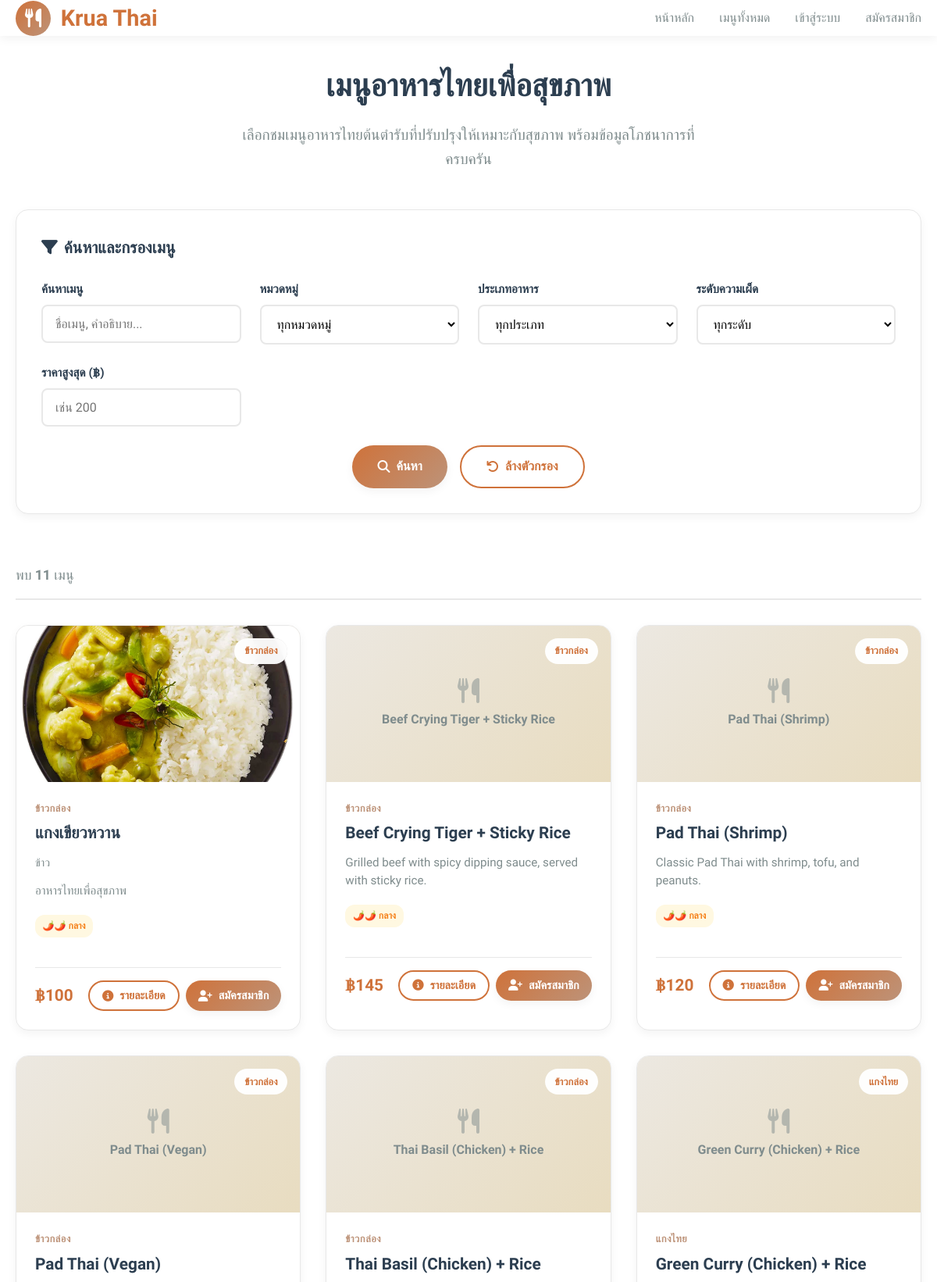
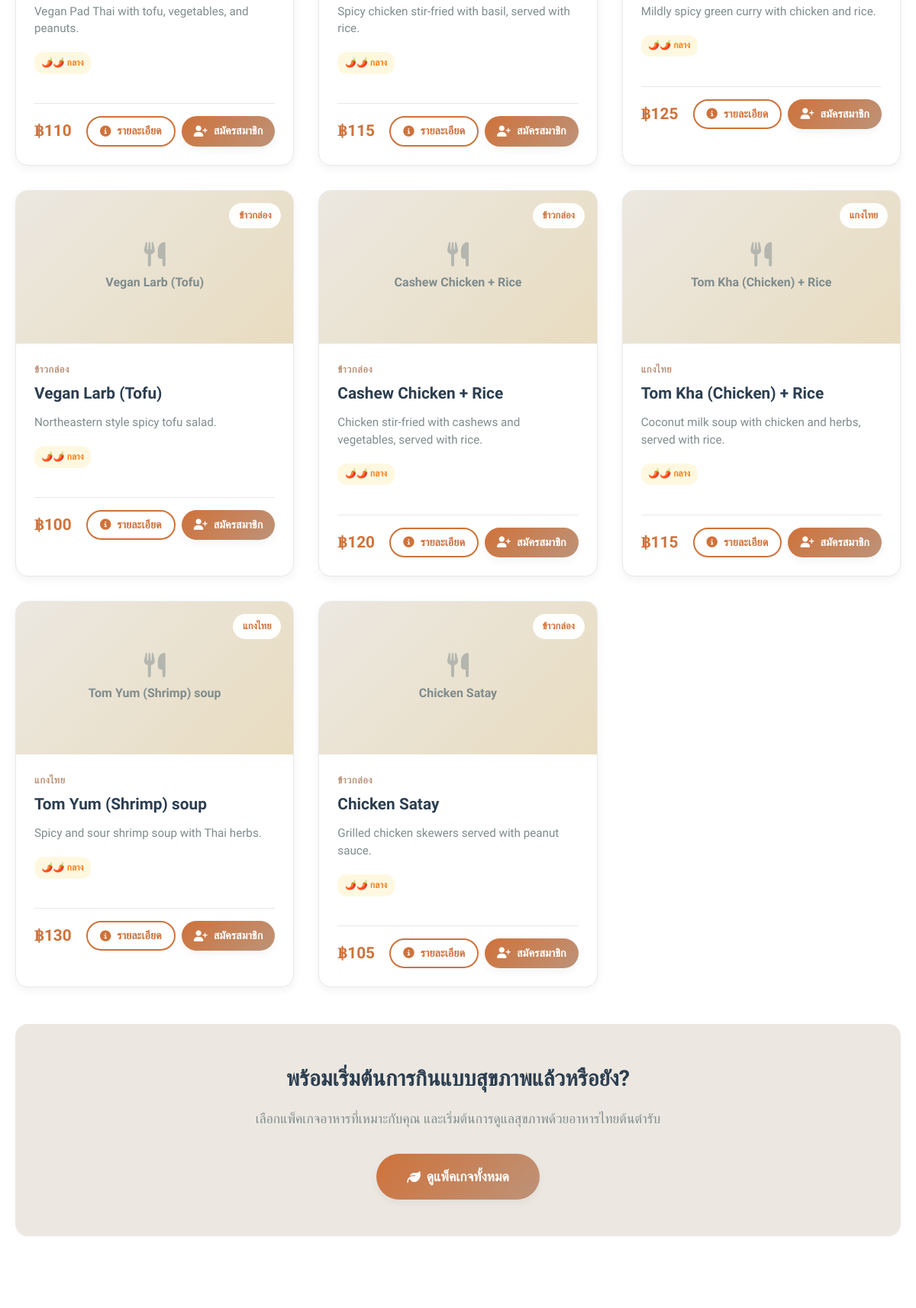
/KruaThai/menus.php (upper part), run on the app's committed database (2 pictures, top to bottom).
### tables this page shows
CREATE TABLE `menus` (
  `id` char(36) NOT NULL,
  `category_id` char(36) DEFAULT NULL,
  `name` varchar(200) NOT NULL,
  `name_thai` varchar(200) DEFAULT NULL,
  `description` text,
  `ingredients` text,
  `cooking_method` text,
  `main_image_url` varchar(500) DEFAULT NULL,
  `gallery_images` json DEFAULT NULL,
  `base_price` decimal(8,2) NOT NULL,
  `portion_size` varchar(50) DEFAULT 'Regular',
  `preparation_time` int(11) DEFAULT '15',
  `calories_per_serving` int(11) DEFAULT NULL,
  `protein_g` decimal(5,2) DEFAULT NULL,
  `carbs_g` decimal(5,2) DEFAULT NULL,
  `fat_g` decimal(5,2) DEFAULT NULL,
  `fiber_g` decimal(5,2) DEFAULT NULL,
  `sodium_mg` decimal(7,2) DEFAULT NULL,
  `sugar_g` decimal(5,2) DEFAULT NULL,
  `health_benefits` json DEFAULT NULL,
  `dietary_tags` json DEFAULT NULL,
  `spice_level` enum('mild','medium','hot','extra_hot') DEFAULT 'medium',
  `is_available` tinyint(1) DEFAULT '1',
  `is_featured` tinyint(1) DEFAULT '0',
  `is_seasonal` tinyint(1) DEFAULT '0',
  `availability_start` date DEFAULT NULL,
  `availability_end` date DEFAULT NULL,
  `slug` varchar(255) DEFAULT NULL,
  `meta_description` text,
  `created_at` timestamp NOT NULL DEFAULT CURRENT_TIMESTAMP,
  `updated_at` timestamp NOT NULL DEFAULT CURRENT_TIMESTAMP ON UPDATE CURRENT_TIMESTAMP
);

CREATE TABLE `menu_categories` (
  `id` char(36) NOT NULL,
  `name` varchar(100) NOT NULL,
  `name_thai` varchar(100) DEFAULT NULL,
  `description` text,
  `image_url` varchar(500) DEFAULT NULL,
  `sort_order` int(11) DEFAULT '0',
  `is_active` tinyint(1) DEFAULT '1',
  `created_at` timestamp NOT NULL DEFAULT CURRENT_TIMESTAMP,
  `updated_at` timestamp NOT NULL DEFAULT CURRENT_TIMESTAMP ON UPDATE CURRENT_TIMESTAMP
);

### KruaThai/menus.php (the view, shortened to what this page needs)
<?php
require_once 'config/database.php';
$is_logged_in = isset($_SESSION['user_id']);
try {
    $search = $_GET['search'] ?? '';
    $max_price = $_GET['max_price'] ?? '';
    $where_conditions = ["m.is_available = 1"];
    $params = [];
    $where_clause = "WHERE " . implode(" AND ", $where_conditions);
    $sql = "
        SELECT m.*, c.name AS category_name, c.name_thai AS category_name_thai
        FROM menus m
        LEFT JOIN menu_categories c ON m.category_id = c.id
        $where_clause
        ORDER BY m.is_featured DESC, m.updated_at DESC
    ";
    $stmt = $pdo->prepare($sql);
    $stmt->execute($params);
    $menus = $stmt->fetchAll(PDO::FETCH_ASSOC);
} catch (Exception $e) {
    error_log("Menus page error: " . $e->getMessage());
    $menus = [];
    $categories = [];
    $available_diets = [];
}
$max_menu_price = 500;
try {
    $stmt = $pdo->prepare("SELECT MAX(base_price) FROM menus WHERE is_available = 1");
    $stmt->execute();
    $max_menu_price = $stmt->fetchColumn() ?: 500;
} catch (Exception $e) {
}
?>
<!DOCTYPE html>
<html lang="th">
<head>
    <link href="https://cdnjs.cloudflare.com/ajax/libs/font-awesome/6.4.0/css/all.min.css" rel="stylesheet">
</head>
<body>
    <header>
        <nav class="container">
            <a href="index.php" class="logo">
                <div class="logo-icon">
                    <i class="fas fa-utensils"></i>
                </div>
                <span>Krua Thai</span>
            </a>
            <div class="nav-links">
                <a href="index.php">หน้าหลัก</a>
                <a href="menus.php">เมนูทั้งหมด</a>
                <?php if ($is_logged_in): ?>
                    <a href="dashboard.php">บัญชีของฉัน</a>
                    <a href="logout.php">ออกจากระบบ</a>
                <?php else: ?>
                    <a href="login.php">เข้าสู่ระบบ</a>
                    <a href="register.php">สมัครสมาชิก</a>
                <?php endif; ?>
            </div>
        </nav>
    </header>
    <main class="main-content">
        <div class="container">
            <div class="page-header">
                <h1 class="page-title">เมนูอาหารไทยเพื่อสุขภาพ</h1>
                <p class="page-subtitle">
                    เลือกชมเมนูอาหารไทยต้นตำรับที่ปรับปรุงให้เหมาะกับสุขภาพ
                    พร้อมข้อมูลโภชนาการที่ครบครัน
                </p>
            </div>
            <div class="filters-section">
                <h2 class="filters-title">
                    <i class="fas fa-filter"></i>
                    ค้นหาและกรองเมนู
                </h2>
                <form method="GET" action="" id="filterForm">
                    <div class="filters-grid">
                        <div class="filter-group">
                            <label class="filter-label">ค้นหาเมนู</label>
                            <input type="text"
                                   name="search"
                                   class="filter-input"
                                   placeholder="ชื่อเมนู, คำอธิบาย..."
                                   value="<?php echo htmlspecialchars($search); ?>">
                        </div>
                        <div class="filter-group">
                            <label class="filter-label">หมวดหมู่</label>
                            <select name="category_id" class="filter-select">
                                <option value="">ทุกหมวดหมู่</option>
                            </select>
                        </div>
                        <div class="filter-group">
                            <label class="filter-label">ประเภทอาหาร</label>
                            <select name="diet" class="filter-select">
                                <option value="">ทุกประเภท</option>
                            </select>
                        </div>
                        <div class="filter-group">
                            <label class="filter-label">ระดับความเผ็ด</label>
                            <select name="spice" class="filter-select">
                                <option value="">ทุกระดับ</option>
                            </select>
                        </div>
                        <div class="filter-group">
                            <label class="filter-label">ราคาสูงสุด (฿)</label>
                            <input type="number"
                                   name="max_price"
                                   class="filter-input"
                                   placeholder="เช่น 200"
                                   min="0"
                                   max="<?php echo $max_menu_price; ?>"
                                   value="<?php echo htmlspecialchars($max_price); ?>">
                        </div>
                    </div>
                    <div class="filter-actions">
                        <button type="submit" class="btn btn-primary">
                            <i class="fas fa-search"></i>
                            ค้นหา
                        </button>
                        <a href="menus.php" class="btn btn-secondary">
                            <i class="fas fa-undo"></i>
                            ล้างตัวกรอง
                        </a>
                    </div>
                </form>
            </div>
            <div class="results-header">
                <div class="results-count">
                    พบ <strong><?php echo count($menus); ?></strong> เมนู
                </div>
            </div>
            <div class="menus-grid">
                <?php if (empty($menus)): ?>
                    <div class="empty-state" style="grid-column: 1 / -1;">
                        <i class="fas fa-utensils"></i>
                        <h3>ไม่พบเมนูที่ค้นหา</h3>
                        <p>ลองเปลี่ยนคำค้นหาหรือปรับเงื่อนไขการกรอง</p>
                        <a href="menus.php" class="btn btn-primary" style="margin-top: 1rem;">
                            ดูเมนูทั้งหมด
                        </a>
                    </div>
                <?php else: ?>
                    <?php foreach ($menus as $menu): ?>
                        <?php
                        $spice_labels = [
                            'mild' => 'ไม่เผ็ด',
                            'medium' => 'กลาง',
                            'hot' => 'เผ็ด',
                            'extra_hot' => 'เผ็ดมาก'
                        ];
                        $spice_icons = [
                            'mild' => '🌶️',
                            'medium' => '🌶️🌶️',
                            'hot' => '🌶️🌶️🌶️',
                            'extra_hot' => '🌶️🌶️🌶️🌶️'
                        ];
                        ?>
                        <div class="menu-card">
                            <div class="menu-image">
                                <?php if ($menu['main_image_url']): ?>
                                    <img src="<?php echo htmlspecialchars($menu['main_image_url']); ?>"
                                         alt="<?php echo htmlspecialchars($menu['name']); ?>"
                                         loading="lazy">
                                <?php else: ?>
                                    <div style="text-align: center;">
                                        <i class="fas fa-utensils" style="font-size: 2rem; margin-bottom: 0.5rem; opacity: 0.5;"></i>
                                        <br><?php echo htmlspecialchars($menu['name_thai'] ?: $menu['name']); ?>
                                    </div>
                                <?php endif; ?>
                                <?php if ($menu['category_name']): ?>
                                    <div class="menu-badge">
                                        <?php echo htmlspecialchars($menu['category_name_thai'] ?: $menu['category_name']); ?>
                                    </div>
                                <?php endif; ?>
                            </div>
                            <div class="menu-content">
                                <?php if ($menu['category_name']): ?>
                                    <div class="menu-category">
                                        <?php echo htmlspecialchars($menu['category_name_thai'] ?: $menu['category_name']); ?>
                                    </div>
                              <?php endif; ?>
                                <h3 class="menu-title">
                                    <?php echo htmlspecialchars($menu['name_thai'] ?: $menu['name']); ?>
                                </h3>
                                <?php if ($menu['name_thai'] && $menu['name']): ?>
                                    <div class="menu-title-en">
                                        <?php echo htmlspecialchars($menu['name']); ?>
                                    </div>
                                <?php endif; ?>
                                <p class="menu-description">
                                    <?php echo htmlspecialchars($menu['description'] ?: 'อาหารไทยเพื่อสุขภาพ'); ?>
                                </p>
                                <div class="menu-tags">
                                    <?php if ($menu['spice_level']): ?>
                                        <span class="spice-tag spice-<?php echo $menu['spice_level']; ?>">
                                            <?php echo $spice_icons[$menu['spice_level']] ?? '🌶️'; ?>
                                            <?php echo $spice_labels[$menu['spice_level']] ?? 'กลาง'; ?>
                                        </span>
                                    <?php endif; ?>
                                </div>
                                <div class="menu-footer">
                                    <div class="menu-price">
                                        ฿<?php echo number_format($menu['base_price'], 0); ?>
                                    </div>
                                    <div class="menu-actions">
                                        <button type="button"
                                                class="btn btn-secondary btn-sm"
                                                onclick="showMenuModal('<?php echo $menu['id']; ?>')">
                                            <i class="fas fa-info-circle"></i>
                                            รายละเอียด
                                        </button>
                                        <?php if ($is_logged_in): ?>
                                            <a href="meal-selection.php?single=<?php echo $menu['id']; ?>"
                                               class="btn btn-primary btn-sm">
                                                <i class="fas fa-cart-plus"></i>
                                                สั่งเลย
                                            </a>
                                        <?php else: ?>
                                            <a href="register.php?menu=<?php echo $menu['id']; ?>"
                                               class="btn btn-primary btn-sm">
                                                <i class="fas fa-user-plus"></i>
                                                สมัครสมาชิก
                                            </a>
                                        <?php endif; ?>
                                    </div>
                                </div>
                            </div>
                        </div>
                    <?php endforeach; ?>
                <?php endif; ?>
            </div>
            <?php if (!empty($menus)): ?>
                <div class="cta-section" style="text-align: center; padding: 3rem 0; background: var(--cream); border-radius: var(--radius-lg); margin-top: 3rem;">
                    <h2 style="font-size: 1.8rem; font-weight: 700; color: var(--text-dark); margin-bottom: 1rem;">
                        พร้อมเริ่มต้นการกินแบบสุขภาพแล้วหรือยัง?
                    </h2>
                    <p style="font-size: 1.1rem; color: var(--text-gray); margin-bottom: 2rem; max-width: 600px; margin-left: auto; margin-right: auto;">
                        เลือกแพ็คเกจอาหารที่เหมาะกับคุณ และเริ่มต้นการดูแลสุขภาพด้วยอาหารไทยต้นตำรับ
                    </p>
                    <a href="index.php#plans" class="btn btn-primary" style="font-size: 1.1rem; padding: 1rem 2.5rem;">
                        <i class="fas fa-leaf"></i>
                        ดูแพ็คเกจทั้งหมด
                    </a>
                </div>
            <?php endif; ?>
        </div>
    </main>
</body>
</html>

### data on the page
menus: main_image_url (picture), category.name_thai "ข้าวกล่อง", name_thai "แกงเขียวหวาน", name "ข้าว", description "อาหารไทยเพื่อสุขภาพ", spice_level "🌶️🌶️", spice_level "กลาง", base_price "100"
menus: name "Beef Crying Tiger + Sticky Rice", category.name_thai "ข้าวกล่อง", description "Grilled beef with spicy dipping sauce, served with sticky rice.", spice_level "🌶️🌶️", spice_level "กลาง", base_price "145"
menus: name "Pad Thai (Shrimp)", category.name_thai "ข้าวกล่อง", description "Classic Pad Thai with shrimp, tofu, and peanuts.", spice_level "🌶️🌶️", spice_level "กลาง", base_price "120"
menus: name "Pad Thai (Vegan)", category.name_thai "ข้าวกล่อง", description "Vegan Pad Thai with tofu, vegetables, and peanuts.", spice_level "🌶️🌶️", spice_level "กลาง", base_price "110"
menus: name "Thai Basil (Chicken) + Rice", category.name_thai "ข้าวกล่อง", description "Spicy chicken stir-fried with basil, served with rice.", spice_level "🌶️🌶️", spice_level "กลาง", base_price "115"
menus: name "Green Curry (Chicken) + Rice", category.name_thai "แกงไทย", description "Mildly spicy green curry with chicken and rice.", spice_level "🌶️🌶️", spice_level "กลาง", base_price "125"
menus: name "Vegan Larb (Tofu)", category.name_thai "ข้าวกล่อง", description "Northeastern style spicy tofu salad.", spice_level "🌶️🌶️", spice_level "กลาง", base_price "100"
menus: name "Cashew Chicken + Rice", category.name_thai "ข้าวกล่อง", description "Chicken stir-fried with cashews and vegetables, served with rice.", spice_level "🌶️🌶️", spice_level "กลาง", base_price "120"
menus: name "Tom Kha (Chicken) + Rice", category.name_thai "แกงไทย", description "Coconut milk soup with chicken and herbs, served with rice.", spice_level "🌶️🌶️", spice_level "กลาง", base_price "115"
menus: name "Tom Yum (Shrimp) soup", category.name_thai "แกงไทย", description "Spicy and sour shrimp soup with Thai herbs.", spice_level "🌶️🌶️", spice_level "กลาง", base_price "130"
menus: name "Chicken Satay", category.name_thai "ข้าวกล่อง", description "Grilled chicken skewers served with peanut sauce.", spice_level "🌶️🌶️", spice_level "กลาง", base_price "105"

### other printed values
count($menus) "11"
